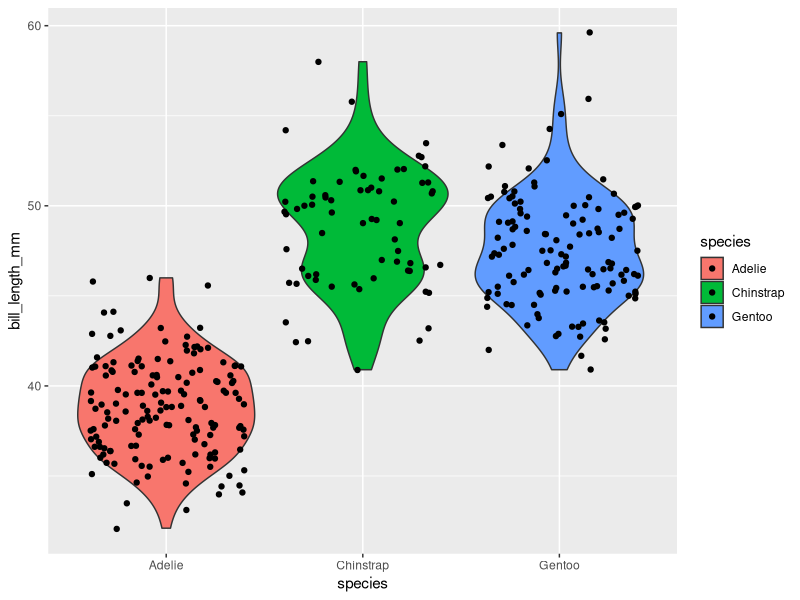
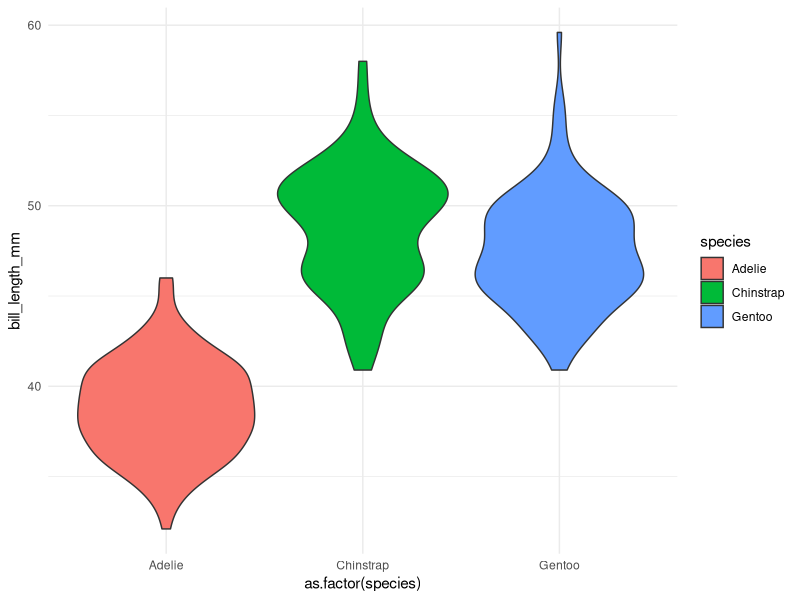

Generate these figures, in order, with R:

            library(ggplot2)
            library(palmerpenguins)
            built_answer <- tryCatch(
                {
                    set.seed(42)
                    ggplot(penguins, aes(x = species, y = bill_length_mm, fill = species)) + geom_violin() + geom_jitter()
                    suppressWarnings(
                        if (!file.exists("/sandbox/figures/bill-length_species_violin_jitter_overlay_answer.png")) {
                            ggsave(
                                width = 3,
                                height = 3,
                                "/sandbox/figures/bill-length_species_violin_jitter_overlay_answer.png"
                            )
                        }
                    )
                    suppressWarnings(
                        ggplot_build(last_plot())
                    )
                },
                error = function(e) {
                    'ERROR'
                }
            )
            built_submission <- tryCatch(
                {
                    set.seed(42)
                    ggplot(data = penguins, aes(x = as.factor(species), y = bill_length_mm, fill = species)) +
  geom_violin(jitter = TRUE) +
  theme_minimal()
                    suppressWarnings(
                        ggsave(
                            width = 3,
                            height = 3,
                            "figures/bill-length_species_violin_jitter_overlay_submission_qwen.png"
                        )
                    )
                    suppressWarnings(
                        ggplot_build(last_plot())
                    )
                },
                error = function(e) {
                    'ERROR'
                }
            )
            cat(isTRUE(all.equal(built_answer, built_submission)))
        
